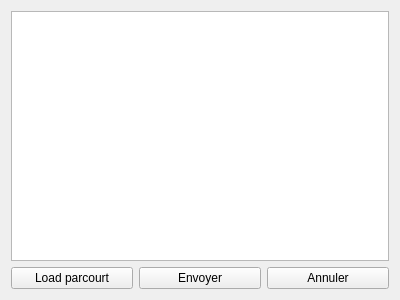
<?xml version="1.0" encoding="UTF-8"?>
<ui version="4.0">
 <class>Form</class>
 <widget class="QWidget" name="Form">
  <property name="geometry">
   <rect>
    <x>0</x>
    <y>0</y>
    <width>400</width>
    <height>300</height>
   </rect>
  </property>
  <property name="windowTitle">
   <string>Form</string>
  </property>
  <layout class="QVBoxLayout" name="verticalLayout">
   <item>
    <widget class="QTextBrowser" name="textBrowser">
     <property name="enabled">
      <bool>true</bool>
     </property>
    </widget>
   </item>
   <item>
    <layout class="QHBoxLayout" name="horizontalLayout">
     <item>
      <widget class="QPushButton" name="Btnload">
       <property name="text">
        <string>Load parcourt</string>
       </property>
      </widget>
     </item>
     <item>
      <widget class="QPushButton" name="btnEnvoyer">
       <property name="text">
        <string>Envoyer</string>
       </property>
      </widget>
     </item>
     <item>
      <widget class="QPushButton" name="btnCancel">
       <property name="text">
        <string>Annuler</string>
       </property>
      </widget>
     </item>
    </layout>
   </item>
  </layout>
 </widget>
 <resources/>
 <connections>
  <connection>
   <sender>btnCancel</sender>
   <signal>clicked()</signal>
   <receiver>Form</receiver>
   <slot>close()</slot>
   <hints>
    <hint type="sourcelabel">
     <x>366</x>
     <y>282</y>
    </hint>
    <hint type="destinationlabel">
     <x>397</x>
     <y>267</y>
    </hint>
   </hints>
  </connection>
 </connections>
</ui>
